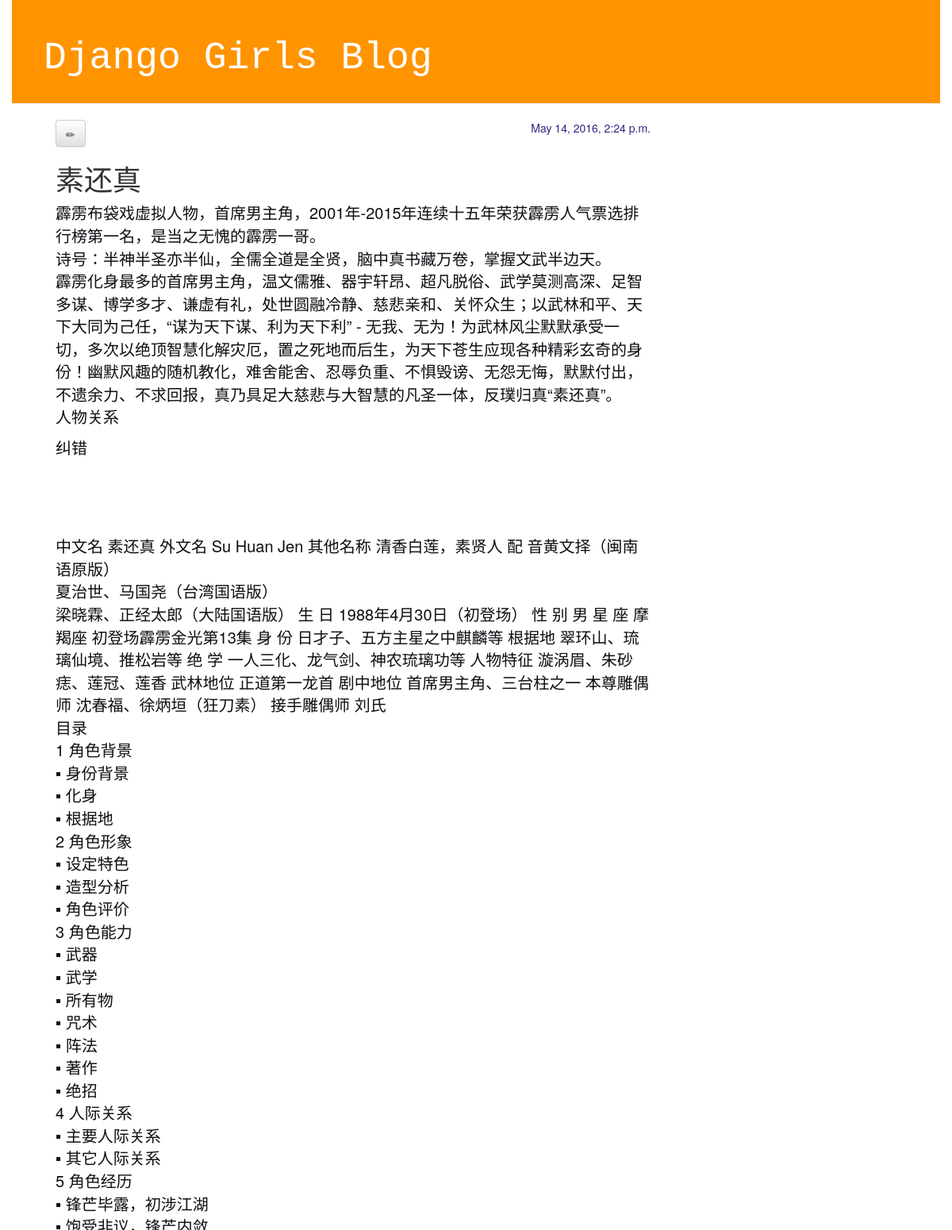
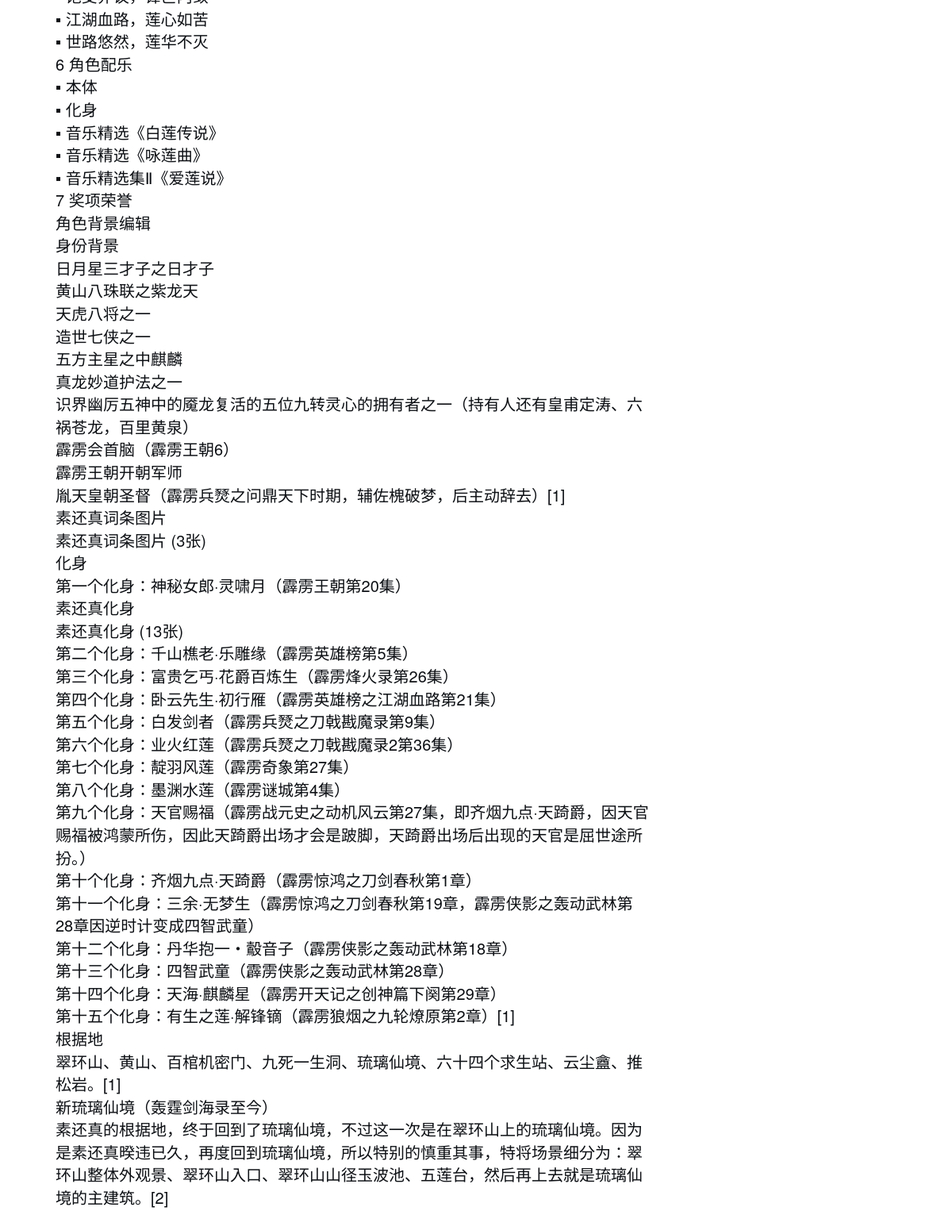
Page /blog/1/ on the committed database (2 pictures, top to bottom).
### blog/models.py (models this page shows, shortened)
class Post(models.Model):
    author = models.ForeignKey('auth.User')
    title = models.CharField(max_length=200)
    text = models.TextField()
    created_date = models.DateTimeField(default=timezone.now)
    published_date = models.DateTimeField(blank=True, null=True) # blank表示网页中的表单可以为空, null表示数据库中的该字段可以为空

### blog/views.py (the view)
# urls.py: url(r'^blog/(?P<pk>[0-9]+)/$', views.post_detail, name='post_detail'),
def post_detail(request, pk):
    post = get_object_or_404(Post, pk=pk)
    return render(request, 'blog/post_detail.html', {'post': post})

### blog/templates/blog/post_detail.html
{% extends 'blog/base.html' %}
{% block content %}
    <div class="post">
        {% if post.published_date %}
            <div class="date">
                {{ post.published_date }}
            </div>
        {% endif %}
        <a class="btn btn-default" href="{% url 'post_edit' pk=post.pk %}">
            <span class="glyphicon glyphicon-pencil"></span>
        </a>
        <h1>{{ post.title }}</h1>
        <p>{{ post.text|linebreaks }}</p>
    </div>
{% endblock %}

### blog/templates/blog/base.html (shortened to what this page needs)
{% load static %}
<!DOCTYPE html>
<html lang="en">
<head>
    <link rel="stylesheet" href="{% static 'css/bootstrap.min.css' %}">
    <link rel="stylesheet" href="{% static 'css/bootstrap-theme.min.css' %}">
    <link rel="stylesheet" href="{% static 'css/blog.css' %}">
</head>
<body>
<div class="page-header">
    <h1><a href="/">Django Girls Blog</a> </h1>
</div>
<div class="content container">
    <div class="row">
        <div class="col-md-8">
            {% block content %}
            {% endblock %}
        </div>
    </div>
</div>
</body>
</html>

### blog/static/css/blog.css (style rules this page uses)
h1 a { color: #3efc6c; font-family: "Bitstream Vera Sans Mono", Monaco, "Courier New", Courier, monospace; }
body { padding-left: 15px; padding-right: 15px; }
.page-header { background-color: #ff9400; margin-top: 0; padding: 20px 20px 20px 40px; }
.page-header h1, .page-header h1 a, .page-header h1 a:visited, .page-header h1 a:active { color: #ffffff; font-size: 36pt; text-decoration: none; }
.content { margin-left: 40px; }
.date { float: right; color: #332682; }
.post { margin-bottom: 70px; }
p { font-size: 20px; color: rgba(2, 5, 9, 0.96); }

### rows in the picture
Post: published_date "May 14, 2016, 2:24 p.m.", title "素还真", text "霹雳布袋戏虚拟人物，首席男主角，2001年-2015年连续十五年荣获霹雳人气票选排行榜第一名，是当之无愧的霹雳一哥。 诗号：半神半圣亦半仙，全儒全道是全贤，脑中真书藏万卷，掌握文武半边天。 霹雳化身最多的首席男主角，温文儒雅、器宇轩昂、超凡脱俗、武学莫测高深、足智多谋、博学多才、谦虚有礼，处世圆融冷静、慈悲亲和、关怀众生；以武林和平、天下大同为己任，“谋为天下谋、利为天下利” - 无我、无为！为武林风尘默默承受一切，多次以绝顶智慧化解灾厄，置之死地而后生，为天下苍生应现各种精彩玄奇的身份！幽默风趣的随机教化，难舍能舍、忍辱负重、不惧毁谤、无怨无悔，默默付出，不遗余力、不求回报，真乃具足大慈悲与大智慧的凡圣一体，反璞归真“素还真”。 人物关系 纠错 中文名 素还真 外文名 Su Huan Jen 其他名称 清香白莲，素贤人 配 音黄文择（闽南语原版） 夏治世、马国尧（台湾国语版） 梁晓霖、正经太郎（大陆国语版） 生 日 1988年4月30日（初登场） 性 别 男 星 座 摩羯座 初登场霹雳金光第13集 身 份 日才子、五方主星之中麒麟等 根据地 翠环山、琉璃仙境、推松岩等 绝 学 一人三化、龙气剑、神农琉璃功等 人物特征 漩涡眉、朱砂痣、莲冠、莲香 武林地位 正道第一龙首 剧中地位 首席男主角、三台柱之一 本尊雕偶师 沈春福、徐炳垣（狂刀素） 接手雕偶师 刘氏 目录 1 角色背景 ▪ 身份背景 ▪ 化身 ▪ 根据地 2 角色形象 ▪ 设定特色 ▪ 造型分析 ▪ 角色评价 3 角色能力 ▪ 武器 ▪ 武学 ▪ 所有物 ▪ 咒术 ▪ 阵法 ▪ 著作 ▪ 绝招 4 人际关系 ▪…"
